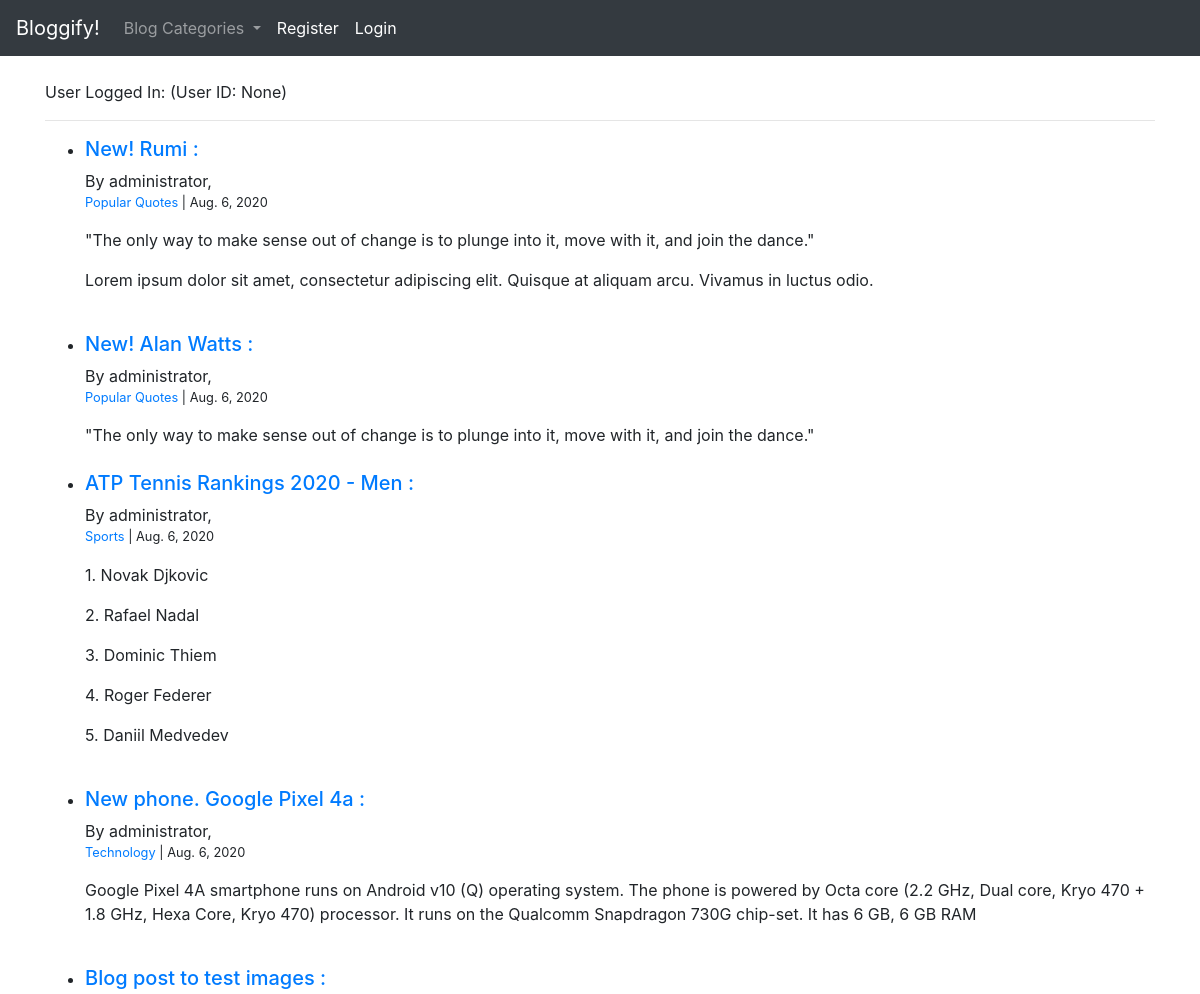
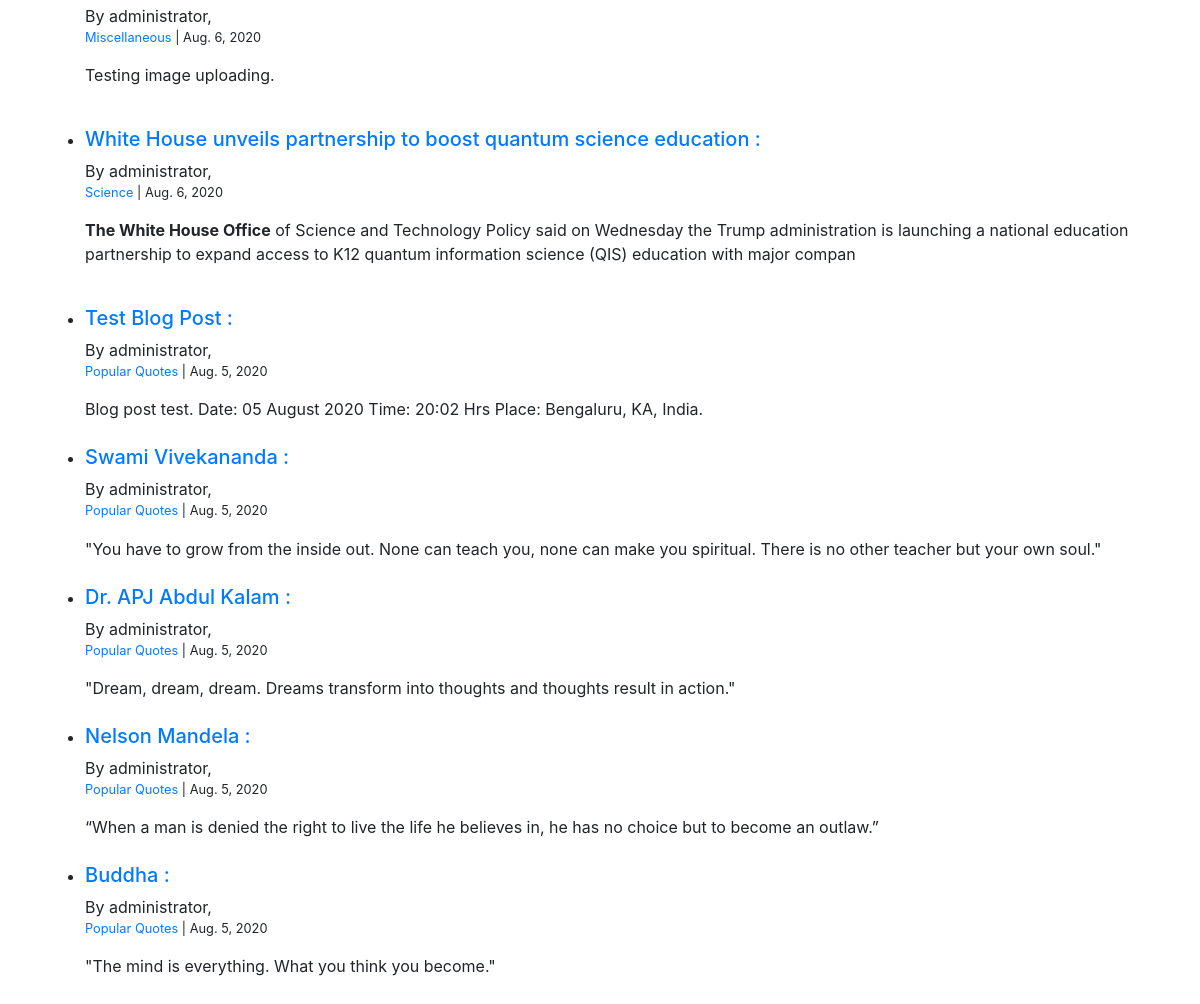
The page / on the database its author committed (2 pictures, top to bottom).
### blog_app/models.py (models this page shows, shortened)
class Post(models.Model):
    blog_title = models.CharField(max_length=255)
    blog_page_header = models.CharField(max_length=255)
    blog_author = models.ForeignKey(User, on_delete=models.CASCADE)
    blog_body = RichTextField(blank=True, null=True)
    blog_pub_date = models.DateField(auto_now_add=True)
    blog_category = models.CharField(max_length=255, default="Popular Quotes")
    blog_image = models.ImageField(null=True, blank=True, upload_to="image_dir/")

### blog_app/views.py (the view)
# urls.py: path('', Home.as_view(), name="home"),
class Home(ListView):
    model = Post
    template_name = 'home.html'
    ordering = ['-blog_pub_date']
    def get_context_data(self, *args, **kwargs):
        category_menu = Category.objects.all()
        context = super(Home, self).get_context_data(*args, **kwargs)
        context["category_menu"] = category_menu
        return context

### blog_app/models.py (called while the page is built)
    def __str__(self):
        return self.category_name

### blog_app/templates/home.html
{% extends 'base.html' %}
{% block content %}
User Logged In: {{user.username}} (User ID: {{ user.id }})
<hr>
<ul>
    {% for post in object_list %}
        <li>
            <a href="{% url 'blog_detail' post.pk %}"><h5>{{ post.blog_title }} :</h5></a>
            By {{ post.blog_author }}, <small><p><a href="{% url 'blog_category' post.blog_category %}">{{ post.blog_category }}</a> | {{ post.blog_pub_date }}</p></small>
            {{ post.blog_body | slice:":250" | safe }}
        </li>
        <br>
    {% endfor %}
</ul>
{% endblock %}

### blog_app/templates/base.html (shortened to what this page needs)
<!doctype html>
<html lang="en">
  <head>
    <link rel="stylesheet" href="https://stackpath.bootstrapcdn.com/bootstrap/4.5.1/css/bootstrap.min.css">
  </head>
  <body>
    <nav class="navbar navbar-expand-lg navbar-dark bg-dark">
        <a class="navbar-brand" href="{% url 'home' %}">Bloggify!</a>
        <div class="collapse navbar-collapse" id="navbarSupportedContent">
          <ul class="navbar-nav mr-auto">
            {% if category_menu %}
            <li class="nav-item dropdown">
              <a class="nav-link dropdown-toggle" href="#" id="navbarDropdown" role="button" data-toggle="dropdown" aria-haspopup="true" aria-expanded="false">
                Blog Categories
              </a>
            </li>
            {% else %}
              <li class="nav-item active">
                <a class="nav-link" href="{% url 'category_list' %}">Categories</a>
              </li>
            {% endif %}
            {% if user.is_authenticated %}
              <li class="nav-item active">
                <a class="nav-link" href="{% url 'new_post' %}">Add new blog post</a>
              </li>
              <li class="nav-item active">
                <a class="nav-link" href="{% url 'new_category' %}">Add new category</a>
              </li>
              <li class="nav-item active">
                <a class="nav-link" href="{% url 'logout' %}">Logout</a>
              </li>
            {% else %}
              <li class="nav-item active">
                <a class="nav-link" href="{% url 'register' %}">Register</a>
              </li>
              <li class="nav-item active">
                <a class="nav-link" href="{% url 'login' %}">Login</a>
              </li>
            {% endif %}
        </div>
      </nav>
    <br>
    <div class="container">
        {% block content %}
        {% endblock %}
    </div>
  </body>
</html>

### rows shown on the page
Post: blog_title "New! Rumi", blog_author "administrator", blog_category "Popular Quotes", blog_pub_date "Aug. 6, 2020", blog_body "\"The only way to make sense out of change is to plunge into it, move with it, and join the dance.\" Lorem ipsum dolor sit amet, consectetur adipiscing elit. Quisque at aliquam arcu. Vivamus in luctus odio."
Post: blog_title "New! Alan Watts", blog_author "administrator", blog_category "Popular Quotes", blog_pub_date "Aug. 6, 2020", blog_body "\"The only way to make sense out of change is to plunge into it, move with it, and join the dance.\""
Post: blog_title "ATP Tennis Rankings 2020 - Men", blog_author "administrator", blog_category "Sports", blog_pub_date "Aug. 6, 2020", blog_body "1. Novak Djkovic 2. Rafael Nadal 3. Dominic Thiem 4. Roger Federer 5. Daniil Medvedev"
Post: blog_title "New phone. Google Pixel 4a", blog_author "administrator", blog_category "Technology", blog_pub_date "Aug. 6, 2020", blog_body "Google Pixel 4A smartphone runs on Android v10 (Q) operating system. The phone is powered by Octa core (2.2 GHz, Dual core, Kryo 470 + 1.8 GHz, Hexa Core, Kryo 470) processor. It runs on the Qualcomm Snapdragon 730G chip-set. It has 6 GB, 6 GB RAM"
Post: blog_title "Blog post to test images", blog_author "administrator", blog_category "Miscellaneous", blog_pub_date "Aug. 6, 2020", blog_body "Testing image uploading."
Post: blog_title "White House unveils partnership to boost quantum science education", blog_author "administrator", blog_category "Science", blog_pub_date "Aug. 6, 2020", blog_body "The White House Office of Science and Technology Policy said on Wednesday the Trump administration is launching a national education partnership to expand access to K12 quantum information science (QIS) education with major compan"
Post: blog_title "Test Blog Post", blog_author "administrator", blog_category "Popular Quotes", blog_pub_date "Aug. 5, 2020", blog_body "Blog post test. Date: 05 August 2020 Time: 20:02 Hrs Place: Bengaluru, KA, India."
Post: blog_title "Swami Vivekananda", blog_author "administrator", blog_category "Popular Quotes", blog_pub_date "Aug. 5, 2020", blog_body "\"You have to grow from the inside out. None can teach you, none can make you spiritual. There is no other teacher but your own soul.\""
Post: blog_title "Dr. APJ Abdul Kalam", blog_author "administrator", blog_category "Popular Quotes", blog_pub_date "Aug. 5, 2020", blog_body "\"Dream, dream, dream. Dreams transform into thoughts and thoughts result in action.\""
Post: blog_title "Nelson Mandela", blog_author "administrator", blog_category "Popular Quotes", blog_pub_date "Aug. 5, 2020", blog_body "“When a man is denied the right to live the life he believes in, he has no choice but to become an outlaw.”"
Post: blog_title "Buddha", blog_author "administrator", blog_category "Popular Quotes", blog_pub_date "Aug. 5, 2020", blog_body "\"The mind is everything. What you think you become.\""

### other values the page prints
{{ user.id }} "None"
